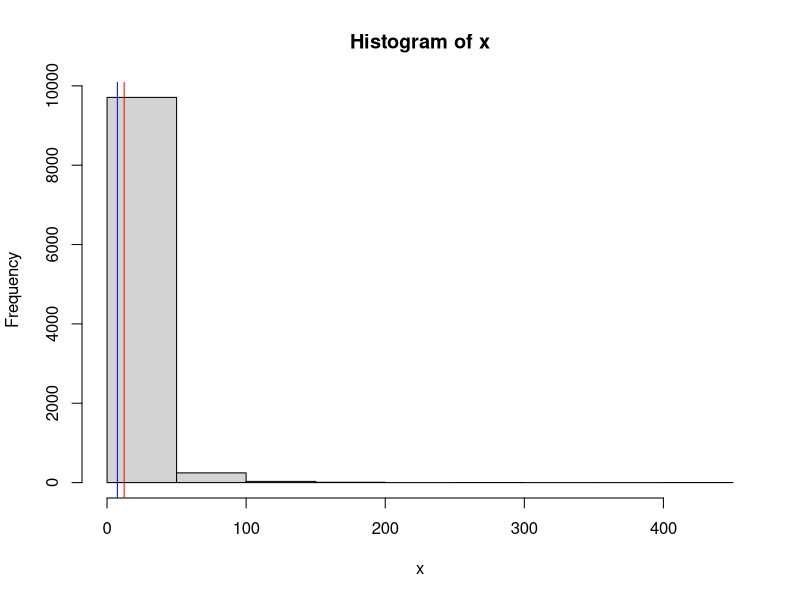

Write the R code that produced this figure.
sd<-1
x<-rlnorm(10000,sd=sd,meanlog=2)
hist(x)
abline(v=median(x),col='blue')
abline(v=mean(x),col='red')

median(x)
mean(x)
exp((sd^2)/2)*median(x)


